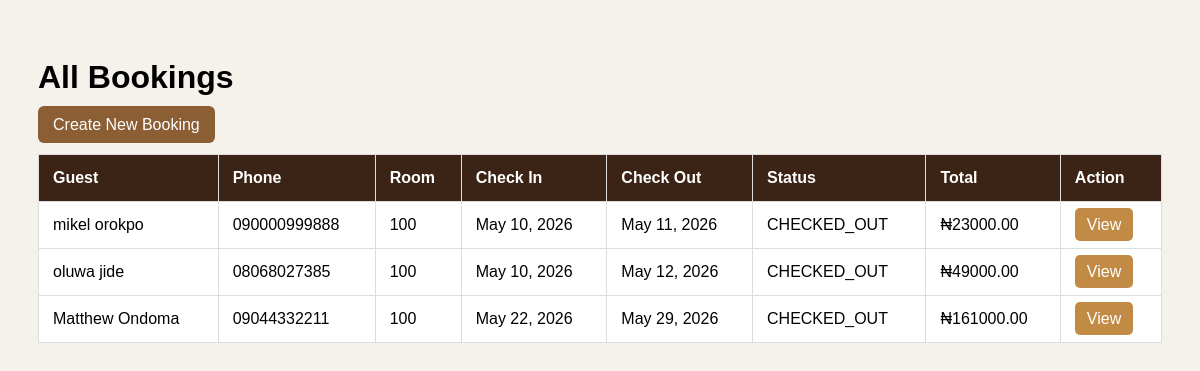
Page /reception/bookings/ (signed in) on the committed database.
### reception/models.py (models this page shows, shortened)
class Booking(models.Model):
    BOOKING_STATUS_CHOICES = [
        ('PENDING', 'Pending'),
        ('CONFIRMED', 'Confirmed'),
        ('CHECKED_IN', 'Checked In'),
        ('CHECKED_OUT', 'Checked Out'),
        ('CANCELLED', 'Cancelled'),
    ]
    guest = models.ForeignKey(Guest, on_delete=models.CASCADE, related_name='bookings')
    room = models.ForeignKey(Room, on_delete=models.SET_NULL, null=True, related_name='bookings')
    booked_by = models.ForeignKey(
        settings.AUTH_USER_MODEL,
        on_delete=models.SET_NULL,
        null=True,
        related_name='bookings_created'
    )
    check_in_date = models.DateField()
    check_out_date = models.DateField()
    number_of_guests = models.PositiveIntegerField(default=1)
    status = models.CharField(max_length=20, choices=BOOKING_STATUS_CHOICES, default='PENDING')
    total_amount = models.DecimalField(max_digits=12, decimal_places=2, default=0)
    amount_paid = models.DecimalField(max_digits=12, decimal_places=2, default=0)
    note = models.TextField(blank=True)
    created_at = models.DateTimeField(auto_now_add=True)

class Guest(models.Model):
    GENDER_CHOICES = [
        ('MALE', 'Male'),
        ('FEMALE', 'Female'),
        ('OTHER', 'Other'),
    ]
    full_name = models.CharField(max_length=150)
    phone = models.CharField(max_length=20)
    email = models.EmailField(blank=True)
    gender = models.CharField(max_length=10, choices=GENDER_CHOICES, blank=True)
    address = models.TextField(blank=True)
    id_type = models.CharField(max_length=100, blank=True)
    id_number = models.CharField(max_length=100, blank=True)
    created_at = models.DateTimeField(auto_now_add=True)

class Room(models.Model):
    ROOM_TYPE_CHOICES = [
        ('STANDARD', 'Standard'),
        ('DELUXE', 'Deluxe'),
        ('EXECUTIVE', 'Executive'),
        ('SUITE', 'Suite'),
    ]
    ROOM_STATUS_CHOICES = [
        ('AVAILABLE', 'Available'),
        ('OCCUPIED', 'Occupied'),
        ('RESERVED', 'Reserved'),
        ('DIRTY', 'Dirty'),
        ('MAINTENANCE', 'Maintenance'),
    ]
    room_number = models.CharField(max_length=20, unique=True)
    room_type = models.CharField(max_length=30, choices=ROOM_TYPE_CHOICES)
    price_per_night = models.DecimalField(max_digits=12, decimal_places=2)
    status = models.CharField(max_length=20, choices=ROOM_STATUS_CHOICES, default='AVAILABLE')
    description = models.TextField(blank=True)

### reception/views.py (the view)
# urls.py: path('bookings/', views.booking_list, name='booking_list'),
@login_required
def booking_list(request):
    bookings = Booking.objects.select_related(
        'guest',
        'room',
        'booked_by'
    ).order_by('-created_at')
    return render(request, 'reception/booking_list.html', {
        'bookings': bookings
    })

### templates/reception/booking_list.html (shortened to what this page needs)
<!DOCTYPE html>
<html>
<head>
</head>
<body>
<h1>All Bookings</h1>
<a href="{% url 'reception:create_booking' %}" class="button">
    Create New Booking
</a>
<table>
    <thead>
        <tr>
            <th>Guest</th>
            <th>Phone</th>
            <th>Room</th>
            <th>Check In</th>
            <th>Check Out</th>
            <th>Status</th>
            <th>Total</th>
            <th>Action</th>
        </tr>
    </thead>
    <tbody>
        {% for booking in bookings %}
        <tr>
            <td>{{ booking.guest.full_name }}</td>
            <td>{{ booking.guest.phone }}</td>
            <td>{{ booking.room.room_number }}</td>
            <td>{{ booking.check_in_date }}</td>
            <td>{{ booking.check_out_date }}</td>
            <td>{{ booking.status }}</td>
            <td>₦{{ booking.total_amount }}</td>
            <td>
                <a href="{% url 'reception:booking_detail' booking.id %}" class="view-btn">
                    View
                </a>
            </td>
        </tr>
        {% empty %}
        <tr>
            <td colspan="8">No bookings yet.</td>
        </tr>
        {% endfor %}
    </tbody>
</table>
</body>
</html>

### templates/reception/booking_list.html (style rules this page uses)
body { font-family: Arial, sans-serif; padding: 30px; background: #f5f1eb; }
h1 { margin-bottom: 20px; }
a.button { padding: 10px 15px; background: #8b5e34; color: white; text-decoration: none; border-radius: 6px; }
table { width: 100%; border-collapse: collapse; background: white; margin-top: 20px; }
th, td { padding: 14px; border: 1px solid #ddd; text-align: left; }
th { background: #3b2415; color: white; }
.view-btn { padding: 8px 12px; background: #c28b45; color: white; text-decoration: none; border-radius: 5px; }

### rows in the picture
Booking: guest.full_name "mikel orokpo", guest.phone "090000999888", room.room_number "100", check_in_date "May 10, 2026", check_out_date "May 11, 2026", status "CHECKED_OUT", total_amount "23000.00"
Booking: guest.full_name "oluwa jide", guest.phone "08068027385", room.room_number "100", check_in_date "May 10, 2026", check_out_date "May 12, 2026", status "CHECKED_OUT", total_amount "49000.00"
Booking: guest.full_name "Matthew Ondoma", guest.phone "09044332211", room.room_number "100", check_in_date "May 22, 2026", check_out_date "May 29, 2026", status "CHECKED_OUT", total_amount "161000.00"
